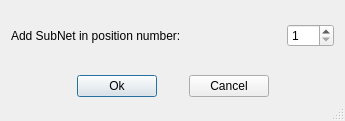
<ui version="4.0" >
 <class>addNetworkDialog</class>
 <widget class="QDialog" name="addNetworkDialog" >
  <property name="geometry" >
   <rect>
    <x>0</x>
    <y>0</y>
    <width>345</width>
    <height>121</height>
   </rect>
  </property>
  <property name="windowTitle" >
   <string>Add SubNet</string>
  </property>
  <property name="sizeGripEnabled" >
   <bool>true</bool>
  </property>
  <layout class="QVBoxLayout" >
   <property name="margin" >
    <number>11</number>
   </property>
   <property name="spacing" >
    <number>15</number>
   </property>
   <item>
    <layout class="QHBoxLayout" >
     <property name="margin" >
      <number>0</number>
     </property>
     <property name="spacing" >
      <number>6</number>
     </property>
     <item>
      <widget class="QLabel" name="addNetworkLabel" >
       <property name="text" >
        <string>Add SubNet in position number:</string>
       </property>
       <property name="wordWrap" >
        <bool>false</bool>
       </property>
      </widget>
     </item>
     <item>
      <spacer>
       <property name="orientation" >
        <enum>Qt::Horizontal</enum>
       </property>
       <property name="sizeType" >
        <enum>QSizePolicy::Expanding</enum>
       </property>
       <property name="sizeHint" >
        <size>
         <width>40</width>
         <height>20</height>
        </size>
       </property>
      </spacer>
     </item>
     <item>
      <widget class="QSpinBox" name="SpinBox1" >
       <property name="maximum" >
        <number>999</number>
       </property>
       <property name="minimum" >
        <number>1</number>
       </property>
      </widget>
     </item>
    </layout>
   </item>
   <item>
    <layout class="QHBoxLayout" >
     <property name="margin" >
      <number>0</number>
     </property>
     <property name="spacing" >
      <number>32</number>
     </property>
     <item>
      <spacer>
       <property name="orientation" >
        <enum>Qt::Horizontal</enum>
       </property>
       <property name="sizeType" >
        <enum>QSizePolicy::Expanding</enum>
       </property>
       <property name="sizeHint" >
        <size>
         <width>40</width>
         <height>20</height>
        </size>
       </property>
      </spacer>
     </item>
     <item>
      <widget class="QPushButton" name="buttonAddNetworkOK" >
       <property name="text" >
        <string>Ok</string>
       </property>
      </widget>
     </item>
     <item>
      <widget class="QPushButton" name="buttonAddNetworkCancel" >
       <property name="text" >
        <string>Cancel</string>
       </property>
       <property name="shortcut" >
        <string/>
       </property>
      </widget>
     </item>
     <item>
      <spacer>
       <property name="orientation" >
        <enum>Qt::Horizontal</enum>
       </property>
       <property name="sizeType" >
        <enum>QSizePolicy::Expanding</enum>
       </property>
       <property name="sizeHint" >
        <size>
         <width>40</width>
         <height>20</height>
        </size>
       </property>
      </spacer>
     </item>
    </layout>
   </item>
  </layout>
 </widget>
 <layoutdefault spacing="6" margin="11" />
 
 <tabstops>
  <tabstop>SpinBox1</tabstop>
  <tabstop>buttonAddNetworkOK</tabstop>
  <tabstop>buttonAddNetworkCancel</tabstop>
 </tabstops>
 <resources/>
 <connections/>
</ui>
